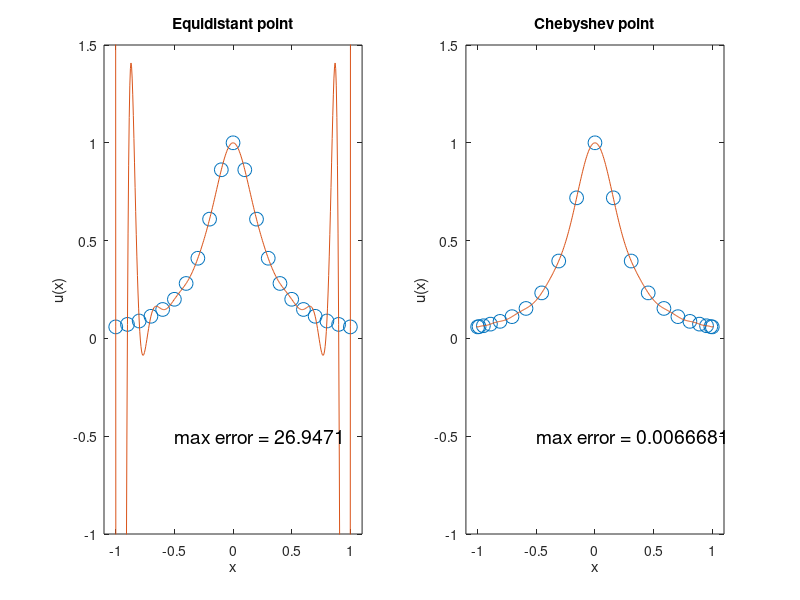

Reproduce this figure in MATLAB.
%EquidistantPointOrChebyshev
N = 20;
xx = -1.01:0.005:1.01;
for i = 1:2
    if i == 1
        s = 'Equidistant point';
        x = -1 + 2 * (0:N) / N;
    end
    if i == 2
        s = 'Chebyshev point';
        x = -cos(pi * (0:N) / N);
    end
    subplot(1,2,i)
    u = 1./(1 + 16 * x.^2);
    uu = 1./(1 + 16 * xx.^2);
    p = polyfit(x, u , N);
    pp = polyval(p, xx);
    plot(x, u, 'o', 'markersize', 10)
    line(xx, pp)
    axis([-1.1, 1.1, -1. 1.5]), 
    title(s)
    error = norm(uu - pp, inf);
    text(-0.5, -0.5, ['max error = ' num2str(error)], 'Fontsize',14)
    xlabel('x');
    ylabel('u(x)');
end
